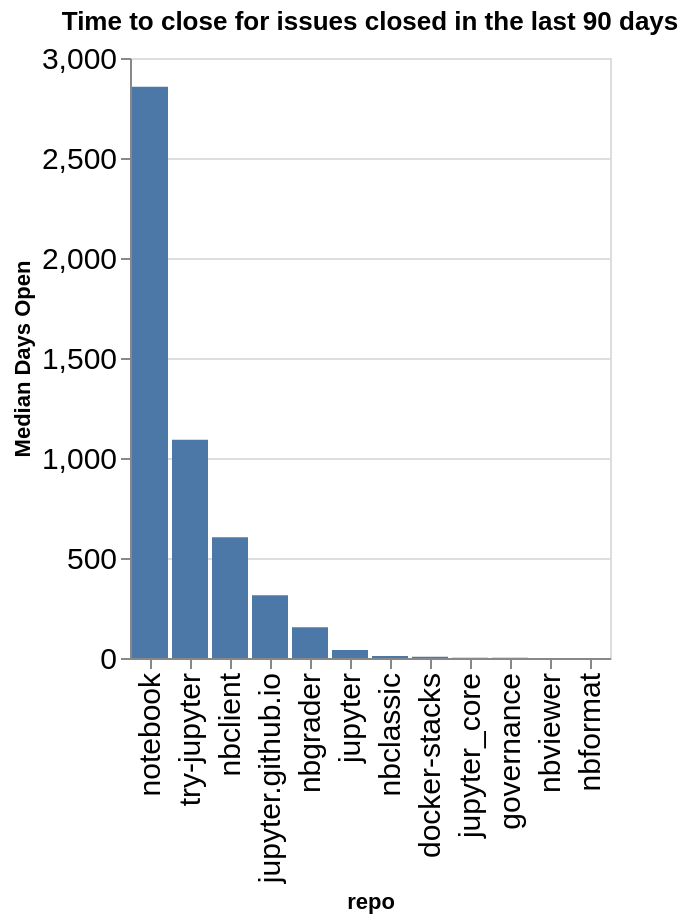

The notebook cell this image was saved under:
### Code cell
time_open = closed.groupby(['org', 'repo']).agg({'time_open': 'median'}).reset_index()
time_open['time_open'] = time_open['time_open'] / (60 * 60 * 24)
time_open['org/repo'] = time_open.apply(lambda a: a['org'] + '/' + a['repo'], axis=1)
sorted_vals = time_open.sort_values(['org', 'time_open'], ascending=False)['repo'].values
alt.Chart(data=time_open, title=f"Time to close for issues closed in the last {n_days} days").mark_bar().encode(
    x=alt.X('repo', sort=alt.Sort(sorted_vals.tolist())),
    y=alt.Y('time_open', title="Median Days Open"),
)

### Figure 1 — Vega-Lite specification as saved in the notebook (floating-point values rounded to 4 significant figures)
{"config": {"axisLeft": {"labelFontSize": 15}, "axisBottom": {"labelFontSize": 15}}, "data": {"name": "data-2f9d6a4e813609e64f55f3acef2fd414"}, "mark": {"type": "bar"}, "encoding": {"x": {"field": "repo", "sort": ["notebook", "try-jupyter", "nbclient", "jupyter.github.io", "nbgrader", "jupyter", "nbclassic", "docker-stacks", "jupyter_core", "governance", "nbviewer", "nbformat"], "type": "nominal"}, "y": {"field": "time_open", "title": "Median Days Open", "type": "quantitative"}}, "title": "Time to close for issues closed in the last 90 days", "$schema": "https://vega.github.io/schema/vega-lite/v5.20.1.json", "datasets": {"data-2f9d6a4e813609e64f55f3acef2fd414": [{"org": "jupyter", "repo": "docker-stacks", "time_open": 5.97, "org/repo": "jupyter/docker-stacks"}, {"org": "jupyter", "repo": "governance", "time_open": 0.8874, "org/repo": "jupyter/governance"}, {"org": "jupyter", "repo": "jupyter", "time_open": 39.47, "org/repo": "jupyter/jupyter"}, {"org": "jupyter", "repo": "jupyter.github.io", "time_open": 314.0, "org/repo": "jupyter/jupyter.github.io"}, {"org": "jupyter", "repo": "jupyter_core", "time_open": 1.356, "org/repo": "jupyter/jupyter_core"}, {"org": "jupyter", "repo": "nbclassic", "time_open": 9.468, "org/repo": "jupyter/nbclassic"}, {"org": "jupyter", "repo": "nbclient", "time_open": 604.1, "org/repo": "jupyter/nbclient"}, {"org": "jupyter", "repo": "nbformat", "time_open": 0.006134, "org/repo": "jupyter/nbformat"}, {"org": "jupyter", "repo": "nbgrader", "time_open": 154.0, "org/repo": "jupyter/nbgrader"}, {"org": "jupyter", "repo": "nbviewer", "time_open": 0.06007, "org/repo": "jupyter/nbviewer"}, {"org": "jupyter", "repo": "notebook", "time_open": 2856.0, "org/repo": "jupyter/notebook"}, {"org": "jupyter", "repo": "try-jupyter", "time_open": 1091.0, "org/repo": "jupyter/try-jupyter"}]}}
